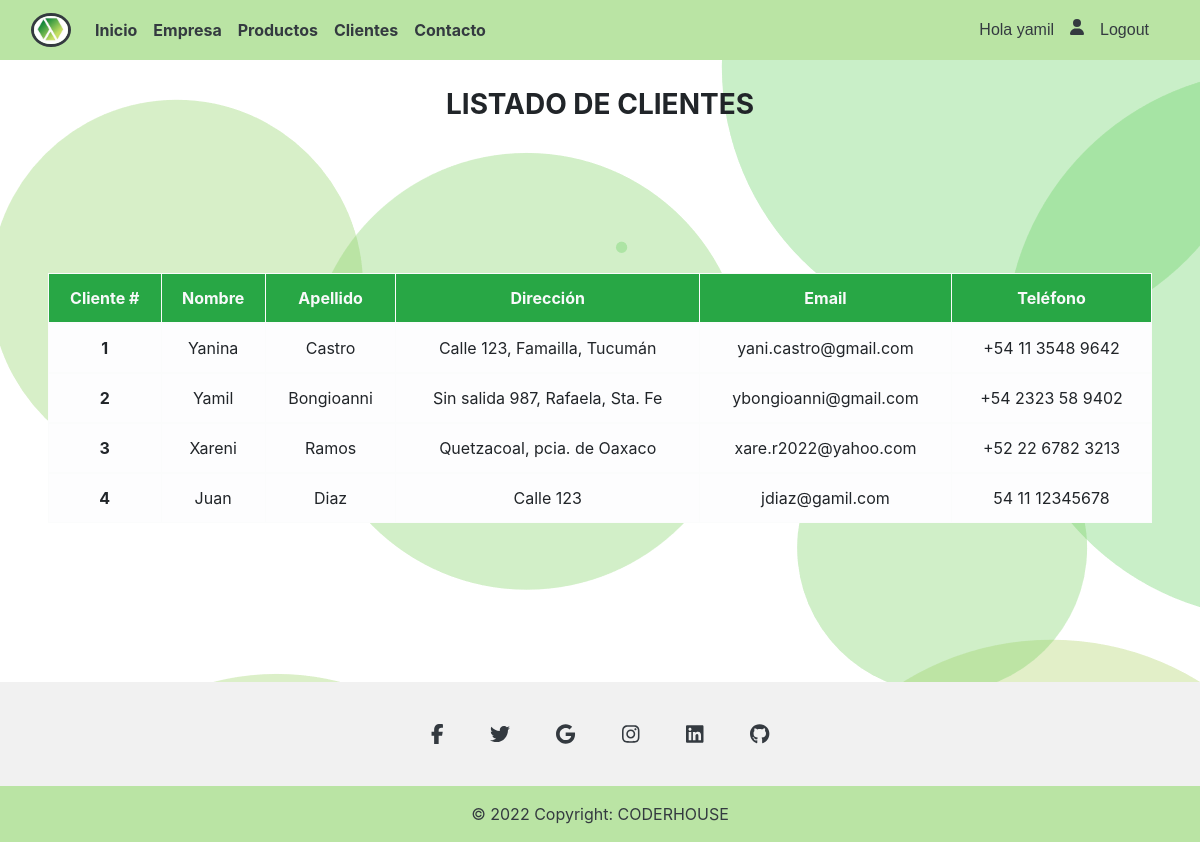
The app's page /app/clientes/ (signed in) with its own data.
### app/models.py (models this page shows, shortened)
class Cliente(models.Model):
    nombre = models.CharField(max_length=50)
    apellido = models.CharField(max_length=50)
    direccion = models.CharField(max_length=100)
    email = models.EmailField()
    telefono = models.CharField(max_length=30)

### app/views.py (the view)
# urls.py: path('clientes/',ClientListView.as_view(),name="clientes"),
class ClientListView(ListView):
    def get(self,request):
        clientes = Cliente.objects.all()
        context = {
            'clientes':clientes
        }
        return render(request,'clientes_list.html',context)

### templates/clientes_list.html (shortened to what this page needs)
{% extends "padre.html" %}
{% block loquecambia %}
<h3 class="title-clientList" style="text-align: center; margin-top: 1em"><strong>LISTADO DE CLIENTES</strong></h3>
<div class="clientes_list" style="height: 69vh; display: flex; justify-content: center; align-items: center; flex-wrap: wrap;">
        <div class="table-responsive m-5 text-center">
                <table class="table table-bordered  table-light">
                        <thead class="text-light bg-success">
                                <tr class="font-weight-bold">
                                <th scope="col">Cliente #</th>
                                <th scope="col">Nombre</th>
                                <th scope="col">Apellido</th>
                                <th scope="col">Dirección</th>
                                <th scope="col">Email</th>
                                <th scope="col">Teléfono</th>
                                </tr>
                        </thead>
                        {% for c in clientes %}
                        <tbody>
                                <tr>
                                <th scope="row">{{c.pk}}</th>
                                <td>{{c.nombre}}</td>
                                <td>{{c.apellido}}</td>
                                <td>{{c.direccion}}</td>
                                <td>{{c.email}}</td>
                                <td>{{c.telefono}}</td>
                                </tr>
                        </tbody>
                        {% endfor %}
                </table>
        </div>
</div>
{% endblock %}

### templates/padre.html (shortened to what this page needs)
{% load static %}
<!DOCTYPE html>
<html lang="es">
  <head>
    <link rel="stylesheet" href="https://cdn.jsdelivr.net/npm/bootstrap@4.6.1/dist/css/bootstrap.min.css">
    <link rel="stylesheet" href='{% static "css/style.css" %}' />
  </head>
  <body>
    <header>
      <nav class="navbar navbar-expand-lg navbar-light" style="background-color: rgb(186, 228, 164)">
        <div class="container-fluid">
            <a class="navbar-brand" href="{% url 'inicio' %}"><img style= "width: 40px; border-radius:50%; border: solid #343a40;" src="{% static 'images/logo_lambda.png' %}" alt="logo"></a>
            <div class="collapse navbar-collapse flex" id="navbarSupportedContent">
                <ul class="navbar-nav me-auto mb-2 mb-lg-0">
                    <li class="nav-item">
                        <a class="nav-link" style="color: #343a40;" aria-current="page" href="{% url 'inicio' %}"><strong>Inicio</strong></a>
                    </li>
                    <li class="nav-item">
                        <a class="nav-link" style="color: #343a40;" href="{% url 'app:nosotros' %}"><strong>Empresa</strong></a>
                    </li>
                    <li class="nav-item">
                        <a class="nav-link" style="color: #343a40;" href="{% url 'app:productos' %}"><strong>Productos</strong></a>
                    </li>
                    <li class="nav-item">
                        <a class="nav-link" style="color: #343a40;" href="{% url 'app:clientes' %}"><strong>Clientes</strong></a>
                    </li>
                    <li class="nav-item">
                        <a class="nav-link" style="color: #343a40;" href="{% url 'app:contacto' %}"><strong>Contacto</strong></a>
                    </li>
                </ul>
                <span>
                  {% if request.user.is_authenticated %}
                  <div style="font-family: 'Hind Siliguri', sans-serif;
                  margin: 0;
                  color: #343a40;
                  padding-right: 20px;
                  display: flex;
                  justify-content: center;
                  align-items: baseline;">
                    <a class="nav-link" aria-current="page" href="{% url 'app:editar_perfil' %}" style="color: #343a40;">Hola {{user.username}}</a><i class="fa-solid fa-user"></i>
                    <a href="{% url 'app:logout' %}?next={% url 'inicio' %}" style="color: #343a40; margin-left: 1em;"> Logout</a>
                  </div>
                  {% endif %}
              </span>
            </div>
        </div>
      </nav>
    </header>
    <main>
        {% block loquecambia %}
        {% endblock %}
    </main>
    <footer class="text-center text-white" style="background-color: #f1f1f1;">
      <div class="container pt-4">
        <section class="mb-4">
          <a
            class="btn btn-link btn-floating btn-lg text-dark m-1"
            href="#!"
            role="button"
            data-mdb-ripple-color="dark"
            ><i class="fab fa-facebook-f"></i
          ></a>
          <a
            class="btn btn-link btn-floating btn-lg text-dark m-1"
            href="#!"
            role="button"
            data-mdb-ripple-color="dark"
            ><i class="fab fa-twitter"></i
          ></a>
          <a
            class="btn btn-link btn-floating btn-lg text-dark m-1"
            href="#!"
            role="button"
            data-mdb-ripple-color="dark"
            ><i class="fab fa-google"></i
          ></a>
          <a
            class="btn btn-link btn-floating btn-lg text-dark m-1" target="_blank"
            href="https://www.instagram.com/lambda3d/?hl=es"
            role="button"
            data-mdb-ripple-color="dark"
            ><i class="fab fa-instagram"></i
          ></a>
          <a
            class="btn btn-link btn-floating btn-lg text-dark m-1"
            href="#!"
            role="button"
            data-mdb-ripple-color="dark"
            ><i class="fab fa-linkedin"></i
          ></a>
          <a
            class="btn btn-link btn-floating btn-lg text-dark m-1"
            href="#!"
            role="button"
            data-mdb-ripple-color="dark"
            ><i class="fab fa-github"></i
          ></a>
        </section>
      </div>
      <div class="text-center text-dark p-3" style="background-color: rgb(186, 228, 164);">
        © 2022 Copyright:
        <a class="text-dark" target="_blank" href="https://www.coderhouse.com/online/python">CODERHOUSE</a>
      </div>
    </footer>
  </body>
</html>

### static/css/style.css (style rules this page uses)
* { margin: 0; padding: 0; box-sizing: border-box; background-attachment: fixed; }
body { background-image: url(../images/bg2.png); }
.flex { display: flex; justify-content: space-between; }

### records on screen
Cliente: pk "1", nombre "Yanina", apellido "Castro", direccion "Calle 123, Famailla, Tucumán", email "yani.castro@gmail.com", telefono "+54 11 3548 9642"
Cliente: pk "2", nombre "Yamil", apellido "Bongioanni", direccion "Sin salida 987, Rafaela, Sta. Fe", email "ybongioanni@gmail.com", telefono "+54 2323 58 9402"
Cliente: pk "3", nombre "Xareni", apellido "Ramos", direccion "Quetzacoal, pcia. de Oaxaco", email "xare.r2022@yahoo.com", telefono "+52 22 6782 3213"
Cliente: pk "4", nombre "Juan", apellido "Diaz", direccion "Calle 123", email "jdiaz@gamil.com", telefono "54 11 12345678"

### other values on screen
{{ user.username }} "yamil"
